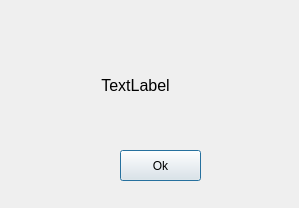
<?xml version="1.0" encoding="UTF-8"?>
<ui version="4.0">
 <class>Information</class>
 <widget class="QDialog" name="Information">
  <property name="geometry">
   <rect>
    <x>0</x>
    <y>0</y>
    <width>299</width>
    <height>208</height>
   </rect>
  </property>
  <property name="windowTitle">
   <string>Information</string>
  </property>
  <widget class="QPushButton" name="ok_button">
   <property name="geometry">
    <rect>
     <x>120</x>
     <y>150</y>
     <width>81</width>
     <height>31</height>
    </rect>
   </property>
   <property name="text">
    <string>Ok</string>
   </property>
  </widget>
  <widget class="QLabel" name="info_label">
   <property name="geometry">
    <rect>
     <x>40</x>
     <y>40</y>
     <width>191</width>
     <height>91</height>
    </rect>
   </property>
   <property name="font">
    <font>
     <family>Segoe UI</family>
     <pointsize>12</pointsize>
    </font>
   </property>
   <property name="text">
    <string>TextLabel</string>
   </property>
   <property name="alignment">
    <set>Qt::AlignCenter</set>
   </property>
   <property name="wordWrap">
    <bool>true</bool>
   </property>
  </widget>
 </widget>
 <resources/>
 <connections/>
</ui>
